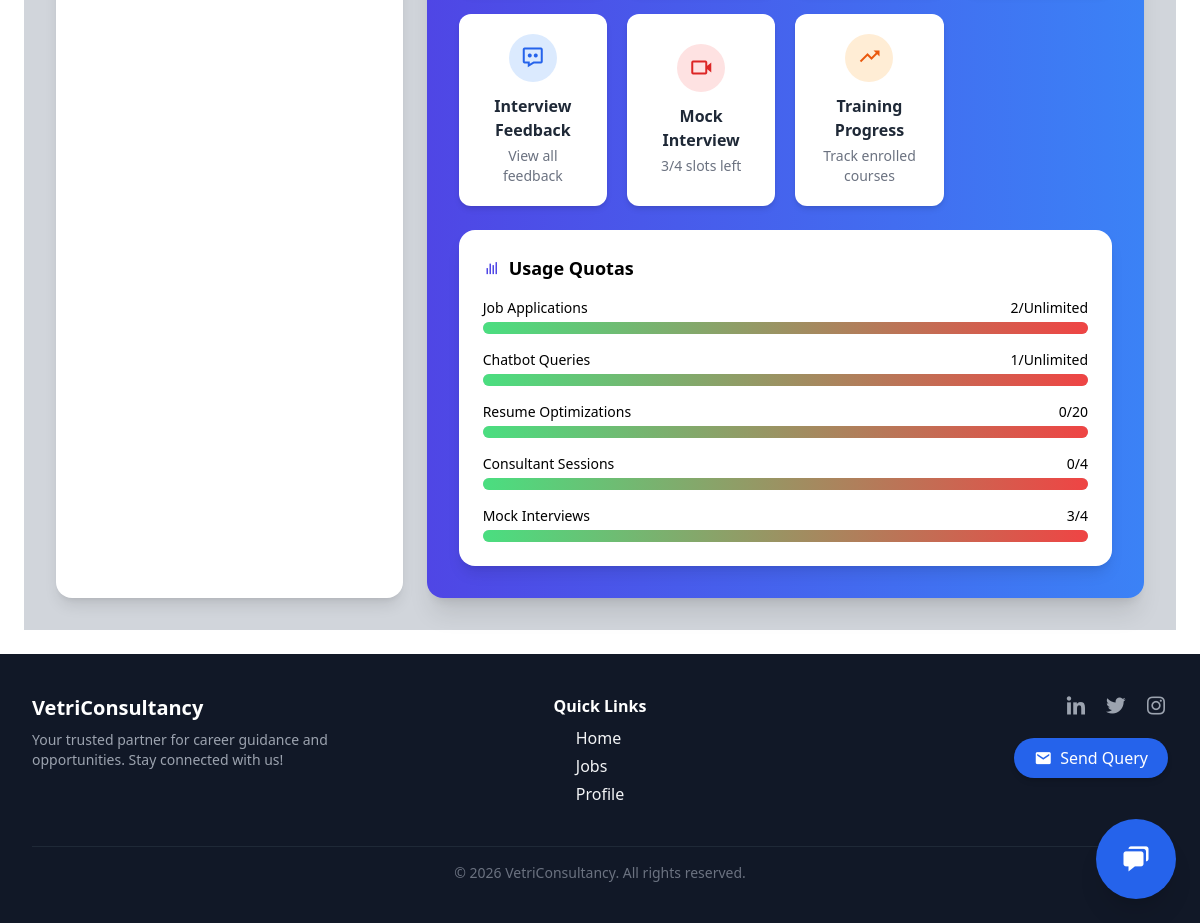
Page /profile/ (signed in, lower part) on the earlier database version.
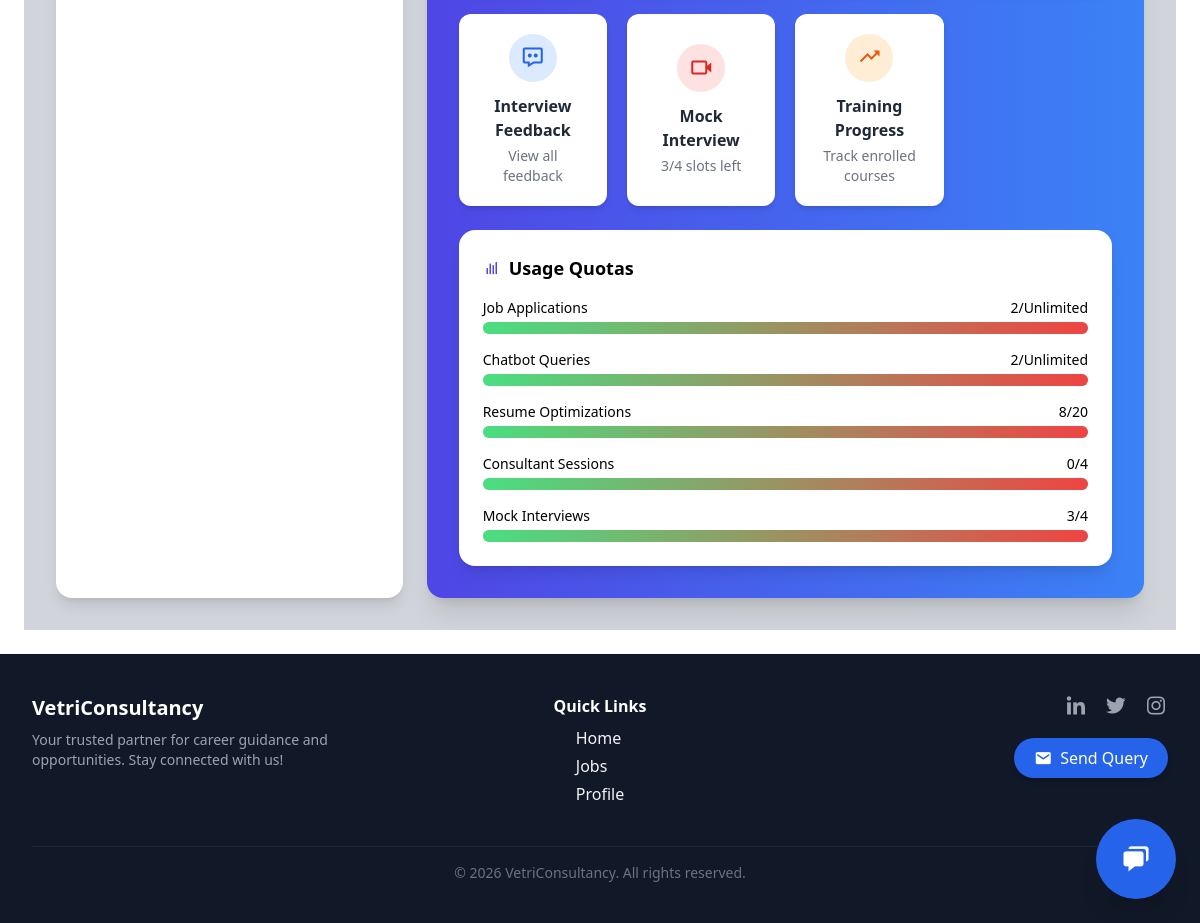
Same page on the later database version.
### VCS/models.py (models this page shows, shortened)
class Profile(models.Model):
    user = models.OneToOneField(User, on_delete=models.CASCADE)
    phone = models.CharField(max_length=20)
    bio = models.TextField()
    education = models.CharField(max_length=200)
    location = models.CharField(max_length=100)
    experience = models.CharField(max_length=100)
    skills = models.TextField()
    resume = models.FileField(upload_to='resumes/', blank=True, null=True)
    is_pro = models.BooleanField(default=False)
    is_proplus = models.BooleanField(default=False)
    resume_optimizations_this_month = models.PositiveIntegerField(default=0)
    chatbot_queries_this_month = models.PositiveIntegerField(default=0)
    consultant_sessions_this_month = models.PositiveIntegerField(default=0)
    mock_interviews_this_month = models.PositiveIntegerField(default=0)
    courses_enrolled_this_month = models.PositiveIntegerField(default=0)
    is_trainee = models.BooleanField(default=False)
    course = models.CharField(max_length=100, blank=True, null=True)
    trainee_plan = models.CharField(max_length=10, choices=[('pro', 'Pro'), ('proplus', 'Pro Plus')], default='pro')
    consultant_hours_used_this_month = models.DecimalField(
        max_digits=5, decimal_places=2, default=0.0
    )
    enrolled_courses = models.ManyToManyField(
        'Course', through='Enrollment', related_name='enrolled_users'
    )
    certificates_earned = models.ManyToManyField(
        'Certificate', related_name='earned_by'
    )
    dedicated_consultant = models.ForeignKey(
        User,
        on_delete=models.SET_NULL,
        null=True,
        blank=True,
        related_name='dedicated_profiles',
        limit_choices_to={'is_staff': True}
    )
    @property
    def tier(self):
        if self.is_proplus or (self.is_trainee and self.trainee_plan == 'proplus'):
            return "PROPLUS"
        elif self.is_pro or (self.is_trainee and self.trainee_plan == 'pro'):
            return "PRO"
        return "FREE"
    def get_limits(self):
        limits = {
            "FREE": {
                "applications": 20,
                "chatbot": 0,
                "resume": 0,
                "consultant_sessions": 0,
                "mock_interviews": 0,
                "courses": 0,
            },
            "PRO": {
                "applications": 100,
                "chatbot": 250,
                "resume": 3,
                "consultant_sessions": 1,
                "mock_interviews": 0,
                "courses": 0,
            },
            "PROPLUS": {
                "applications": None,
                "chatbot": None,
                "resume": 20,
                "consultant_sessions": 4,
                "mock_interviews": 4,
                "courses": 1,
            }
        }
        if self.is_trainee:
            if self.trainee_plan == 'proplus':
                return limits["PROPLUS"]
            else:
                return limits["PRO"]
        return limits[self.tier]
    def applications_this_month(self):
        now = timezone.now()
        return self.user.jobapplication_set.filter(
            applied_at__year=now.year,
            applied_at__month=now.month
        ).count()

### VCS/views.py (the view)
# urls.py: path('profile/', profile, name='profile'),
@login_required
def profile(request):
    profile, created = Profile.objects.get_or_create(user=request.user)
    fields = [profile.phone, profile.bio, profile.education, profile.location,
              profile.experience, profile.skills, profile.resume]
    filled = sum(1 for f in fields if f)
    completion = int((filled / len(fields)) * 100)
    mock_feedbacks = MockInterviewFeedback.objects.filter(appointment__application__user=request.user)
    subscription = getattr(request.user, "subscription", None)
    enrollments = Enrollment.objects.filter(profile=request.user.profile).select_related('course')[:5]  # Limit to 5 for display
    certificates = Certificate.objects.filter(enrollment__profile=request.user.profile)
    badges = UserBadge.objects.filter(user=request.user)
    if request.method == "POST":
        form = ProfileForm(request.POST, request.FILES, instance=profile)
        if form.is_valid():
            form.save()
    else:
        form = ProfileForm(instance=profile)
    return render(request, 'profile.html', {
        'form': form,
        'profile': profile,
        'completion': completion,
        'subscription': subscription,
        'mock_feedbacks': mock_feedbacks,
        'enrollments': enrollments,
        'certificates': certificates,
        'badges': badges,
    })

### VCS/context_processors.py (called while the page is built)
def notification_count(request):
    if request.user.is_authenticated:
        unread_count = Notification.objects.filter(
            user=request.user,
            is_read=False
        ).count()
        latest_notifications = Notification.objects.filter(
            user=request.user
        ).order_by('-created_at')[:5]
    else:
        unread_count = 0
        latest_notifications = []
    return {
        'notification_count': unread_count,
        'latest_notifications': latest_notifications,
    }

### VCS/templates/profile.html (shortened to what the changed rows need)
{% extends 'base.html' %}
{% block content %}
<link href="https://unpkg.com/boxicons@2.1.4/css/boxicons.min.css" rel="stylesheet">
<div class="max-w-7xl mx-auto bg-gray-300 px-4 sm:px-6 lg:px-8 py-8 space-y-6">
  <div class="grid grid-cols-1 lg:grid-cols-3 gap-6">
    <div class="lg:col-span-2 space-y-6">
      {% if profile.is_pro or profile.is_proplus or profile.is_trainee and profile.trainee_plan == 'pro' or profile.is_trainee and profile.trainee_plan == 'proplus' %}
      <div class="bg-gradient-to-r from-indigo-600 to-blue-500 rounded-2xl shadow-xl p-6 sm:p-8">
        <div class="grid grid-cols-1 sm:grid-cols-2 lg:grid-cols-4 gap-5">
          <a href="{% url 'user_feedbacks' %}"
             class="group bg-white rounded-xl p-5 shadow-md hover:shadow-xl transition transform hover:-translate-y-1">
            <div class="flex items-center justify-center w-12 h-12 rounded-full bg-blue-100 text-blue-600 mb-3 mx-auto">
              <i class="bx bx-message-dots text-2xl"></i>
            </div>
            <h4 class="text-center font-semibold text-gray-800">Interview Feedback</h4>
            <p class="text-center text-gray-500 text-sm mt-1">View all feedback</p>
          </a>
          {% if profile.is_proplus or profile.is_trainee and profile.trainee_plan == 'proplus' %}
          <button onclick="openMockModal()"
                  class="group bg-white rounded-xl p-5 shadow-md hover:shadow-xl transition transform hover:-translate-y-1 w-full">
            <div class="flex items-center justify-center w-12 h-12 rounded-full bg-red-100 text-red-600 mb-3 mx-auto">
              <i class="bx bx-video text-2xl"></i>
            </div>
            <h4 class="text-center font-semibold text-gray-800">Mock Interview</h4>
            <p class="text-center text-gray-500 text-sm mt-1">{{ profile.mock_interviews_this_month }}/{{ profile.get_limits.mock_interviews }} slots left</p>
          </button>
          {% endif %}
          {% if profile.is_proplus or profile.is_trainee and profile.trainee_plan == 'proplus' %}
          <a href="{% url 'training_progress' %}"
             class="group bg-white rounded-xl p-5 shadow-md hover:shadow-xl transition transform hover:-translate-y-1">
            <div class="flex items-center justify-center w-12 h-12 rounded-full bg-orange-100 text-orange-600 mb-3 mx-auto">
              <i class="bx bx-trending-up text-2xl"></i>
            </div>
            <h4 class="text-center font-semibold text-gray-800">Training Progress</h4>
            <p class="text-center text-gray-500 text-sm mt-1">Track enrolled courses</p>
          </a>
          {% endif %}
        </div>
        <div class="mt-6 bg-white rounded-2xl shadow-lg p-6">
          <h3 class="text-lg font-semibold mb-4 flex items-center gap-2">
            <i class="bx bx-bar-chart text-indigo-600"></i> Usage Quotas
          </h3>
          <div class="space-y-4">
            <div>
              <div class="flex justify-between text-sm mb-1">
                <span>Job Applications</span>
                <span>{{ profile.applications_this_month }}/{{ profile.get_limits.applications|default:"Unlimited" }}</span>
              </div>
              <div class="w-full bg-gray-300 rounded-full h-3">
                <div class="h-3 rounded-full bg-gradient-to-r from-green-400 to-red-500" style="width: {{ applications_percent }}%;"></div>
              </div>
            </div>
            {% if profile.is_pro or profile.is_proplus or profile.is_trainee and profile.trainee_plan == 'pro' or profile.is_trainee and profile.trainee_plan == 'proplus' %}
            <div>
              <div class="flex justify-between text-sm mb-1">
                <span>Chatbot Queries</span>
                <span>{{ profile.chatbot_queries_this_month }}/{{ profile.get_limits.chatbot|default:"Unlimited" }}</span>
              </div>
              <div class="w-full bg-gray-300 rounded-full h-3">
                <div class="h-3 rounded-full bg-gradient-to-r from-green-400 to-red-500" style="width: {{ chatbot_percent }}%;"></div>
              </div>
            </div>
            {% endif %}
            {% if profile.is_pro or profile.is_proplus or profile.is_trainee and profile.trainee_plan == 'pro' or profile.is_trainee and profile.trainee_plan == 'proplus' %}
            <div>
              <div class="flex justify-between text-sm mb-1">
                <span>Resume Optimizations</span>
                <span>{{ profile.resume_optimizations_this_month }}/{{ profile.get_limits.resume|default:"Unlimited" }}</span>
              </div>
              <div class="w-full bg-gray-300 rounded-full h-3">
                <div class="h-3 rounded-full bg-gradient-to-r from-green-400 to-red-500" style="width: {{ resume_percent }}%;"></div>
              </div>
            </div>
            {% endif %}
            {% if profile.is_pro or profile.is_proplus or profile.is_trainee and profile.trainee_plan == 'pro' or profile.is_trainee and profile.trainee_plan == 'proplus' %}
            <div>
              <div class="flex justify-between text-sm mb-1">
                <span>Consultant Sessions</span>
                <span>{{ profile.consultant_sessions_this_month }}/{{ profile.get_limits.consultant_sessions|default:"Unlimited" }}</span>
              </div>
              <div class="w-full bg-gray-300 rounded-full h-3">
                <div class="h-3 rounded-full bg-gradient-to-r from-green-400 to-red-500" style="width: {{ consultant_percent }}%;"></div>
              </div>
            </div>
            {% endif %}
            {% if profile.is_proplus or profile.is_trainee and profile.trainee_plan == 'proplus' %}
            <div>
              <div class="flex justify-between text-sm mb-1">
                <span>Mock Interviews</span>
                <span>{{ profile.mock_interviews_this_month }}/{{ profile.get_limits.mock_interviews }}</span>
              </div>
              <div class="w-full bg-gray-300 rounded-full h-3">
                <div class="h-3 rounded-full bg-gradient-to-r from-green-400 to-red-500" style="width: {{ mock_percent }}%;"></div>
              </div>
            </div>
            {% endif %}
          </div>
        </div>
      </div>
      {% endif %}
    </div>
  </div>
</div>
{% endblock %}

Differences in the rows shown:
changed Profile "Unlimited": chatbot_queries_this_month "1" → "2"; resume_optimizations_this_month "0" → "8"
